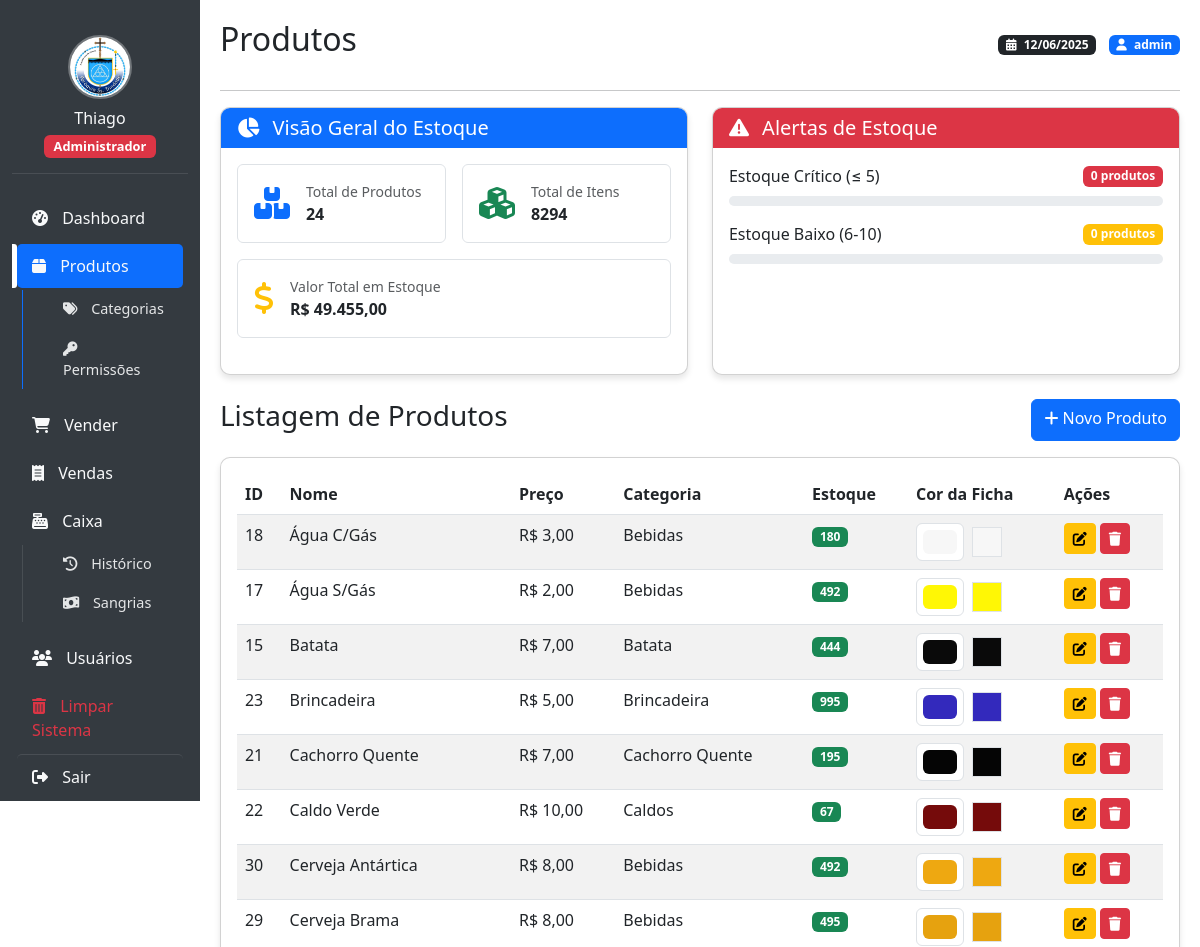
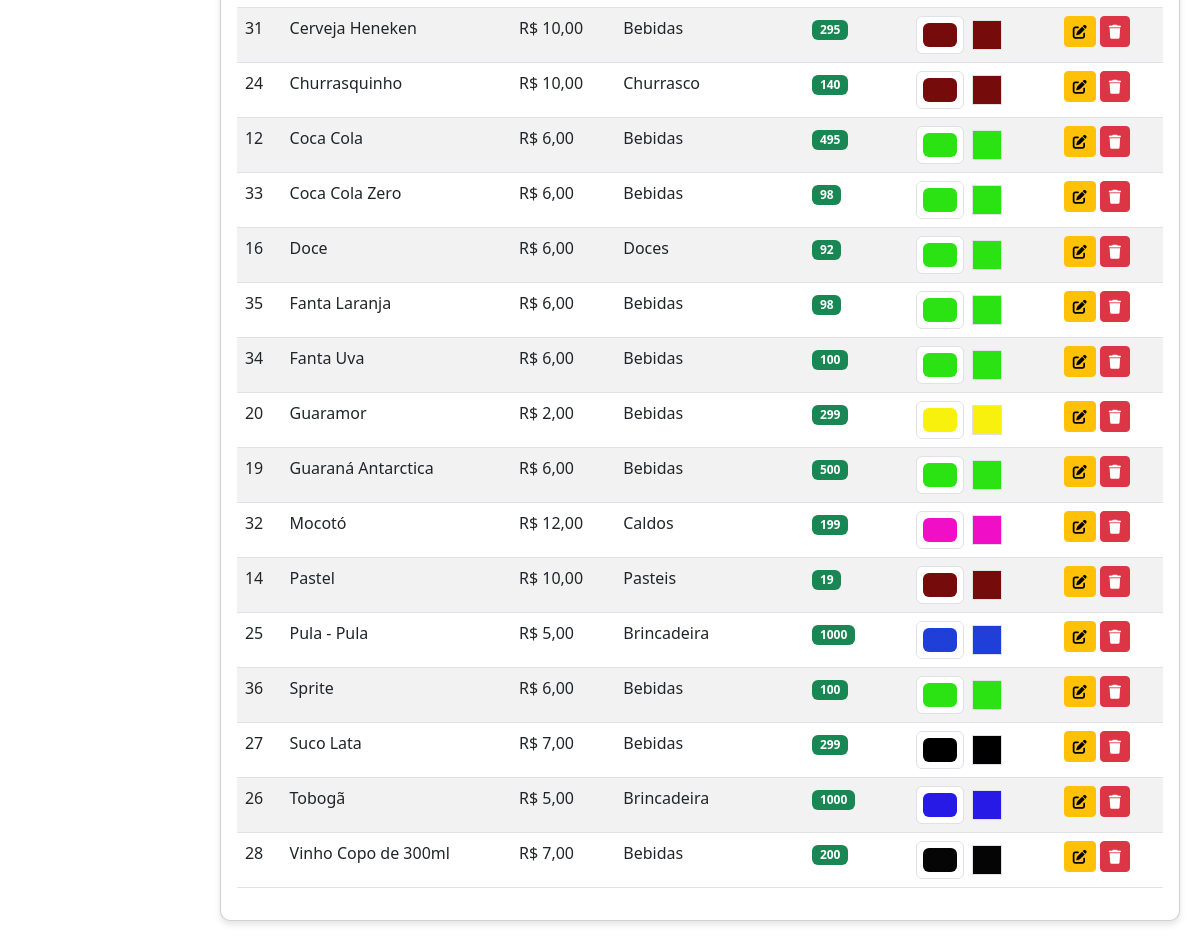
Before: /produtos.php (signed in) with the older database file (2 pictures, top to bottom).
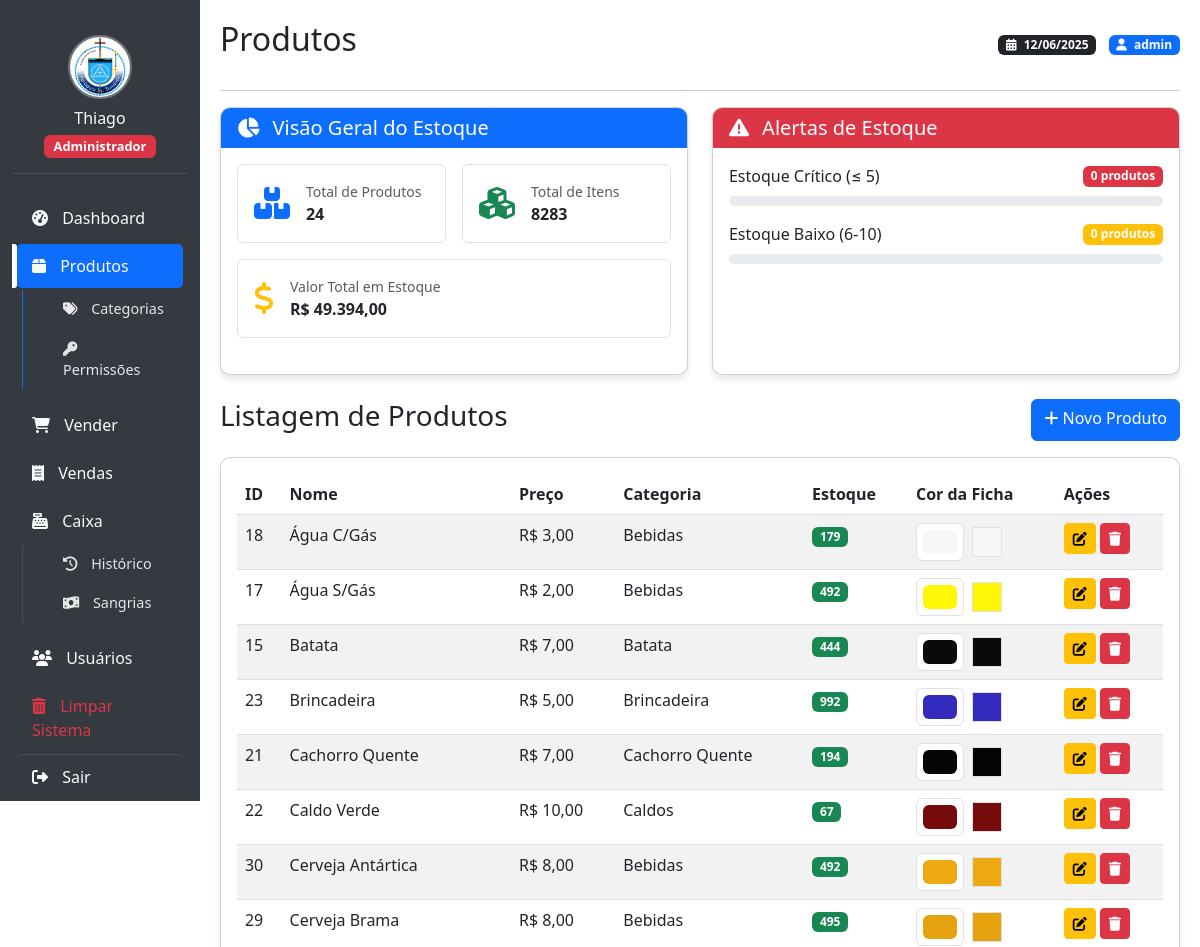
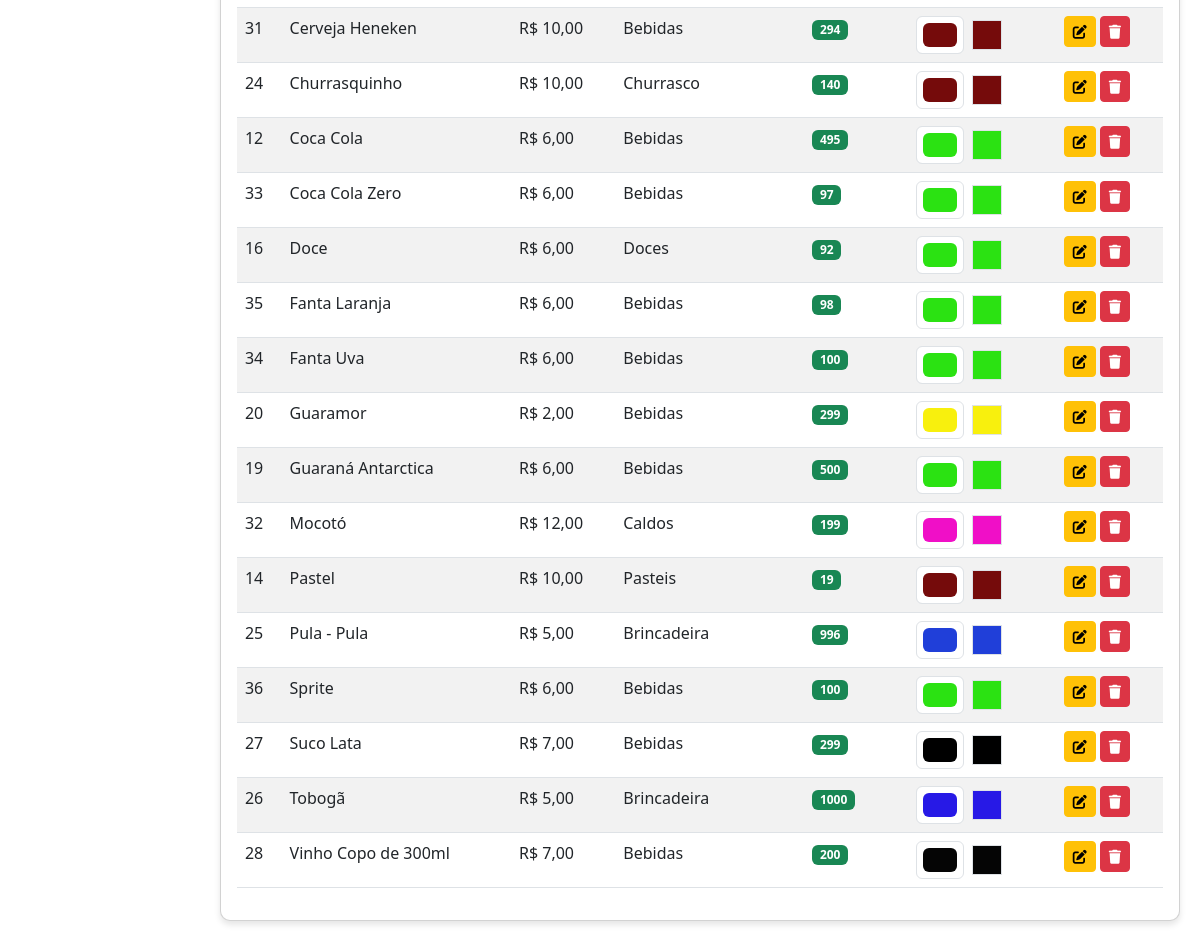
After: the same page with the newer database file (2 pictures, top to bottom).
### tables this page shows
CREATE TABLE IF NOT EXISTS `produtos` (
  `id` int(11) NOT NULL AUTO_INCREMENT,
  `nome` varchar(100) DEFAULT NULL,
  `preco` decimal(10,2) DEFAULT NULL,
  `quantidade_estoque` int(11) DEFAULT NULL,
  `categoria_id` int(11) DEFAULT NULL,
  `cor` varchar(7) DEFAULT '#eeeeee',
  PRIMARY KEY (`id`),
  KEY `fk_produto_categoria` (`categoria_id`),
  CONSTRAINT `fk_produto_categoria` FOREIGN KEY (`categoria_id`) REFERENCES `categorias` (`id`) ON DELETE SET NULL
);

CREATE TABLE IF NOT EXISTS `categorias` (
  `id` int(11) NOT NULL AUTO_INCREMENT,
  `nome` varchar(50) NOT NULL,
  PRIMARY KEY (`id`),
  UNIQUE KEY `nome` (`nome`)
);

### produtos.php (the view, shortened to what this page needs)
<?php
require_once 'db.php';
$sql_estoque = "SELECT
    COUNT(CASE WHEN quantidade_estoque <= 5 THEN 1 END) as estoque_critico,
    COUNT(CASE WHEN quantidade_estoque > 5 AND quantidade_estoque <= 10 THEN 1 END) as estoque_baixo,
    COUNT(CASE WHEN quantidade_estoque > 10 THEN 1 END) as estoque_normal,
    COUNT(*) as total_produtos,
    SUM(quantidade_estoque) as total_itens,
    SUM(quantidade_estoque * preco) as valor_total_estoque
FROM produtos";
$result_estoque = mysqli_query($conn, $sql_estoque);
$estoque = mysqli_fetch_assoc($result_estoque);
$sql = "SELECT p.*, c.nome as categoria_nome
        FROM produtos p
        LEFT JOIN categorias c ON p.categoria_id = c.id
        ORDER BY p.nome";
$result = mysqli_query($conn, $sql);
include 'header.php';
?>
<div class="row g-4 mb-4">
    <div class="col-md-6">
        <div class="card h-100">
            <div class="card-header bg-primary text-white">
                <h5 class="card-title mb-0">
                    <i class="fas fa-chart-pie me-2"></i>
                    Visão Geral do Estoque
                </h5>
            </div>
            <div class="card-body">
                <div class="row g-3">
                    <div class="col-sm-6">
                        <div class="border rounded p-3">
                            <div class="d-flex align-items-center">
                                <div class="flex-shrink-0">
                                    <i class="fas fa-boxes fa-2x text-primary"></i>
                                </div>
                                <div class="flex-grow-1 ms-3">
                                    <div class="small text-muted">Total de Produtos</div>
                                    <div class="fw-bold"><?php echo $estoque['total_produtos']; ?></div>
                                </div>
                            </div>
                        </div>
                    </div>
                    <div class="col-sm-6">
                        <div class="border rounded p-3">
                            <div class="d-flex align-items-center">
                                <div class="flex-shrink-0">
                                    <i class="fas fa-cubes fa-2x text-success"></i>
                                </div>
                                <div class="flex-grow-1 ms-3">
                                    <div class="small text-muted">Total de Itens</div>
                                    <div class="fw-bold"><?php echo $estoque['total_itens']; ?></div>
                                </div>
                            </div>
                        </div>
                    </div>
                    <div class="col-sm-12">
                        <div class="border rounded p-3">
                            <div class="d-flex align-items-center">
                                <div class="flex-shrink-0">
                                    <i class="fas fa-dollar-sign fa-2x text-warning"></i>
                                </div>
                                <div class="flex-grow-1 ms-3">
                                    <div class="small text-muted">Valor Total em Estoque</div>
                                    <div class="fw-bold">R$ <?php echo number_format($estoque['valor_total_estoque'], 2, ',', '.'); ?></div>
                                </div>
                            </div>
                        </div>
                    </div>
                </div>
            </div>
        </div>
    </div>
    <div class="col-md-6">
        <div class="card h-100">
            <div class="card-header bg-danger text-white">
                <h5 class="card-title mb-0">
                    <i class="fas fa-exclamation-triangle me-2"></i>
                    Alertas de Estoque
                </h5>
            </div>
            <div class="card-body">
                <div class="mb-3">
                    <div class="d-flex justify-content-between align-items-center mb-2">
                        <span>Estoque Crítico (≤ 5)</span>
                        <span class="badge bg-danger"><?php echo $estoque['estoque_critico']; ?> produtos</span>
                    </div>
                    <div class="progress" style="height: 10px;">
                    </div>
                </div>
                <div class="mb-3">
                    <div class="d-flex justify-content-between align-items-center mb-2">
                        <span>Estoque Baixo (6-10)</span>
                        <span class="badge bg-warning"><?php echo $estoque['estoque_baixo']; ?> produtos</span>
                    </div>
                    <div class="progress" style="height: 10px;">
                    </div>
                </div>
            </div>
        </div>
    </div>
</div>
<div class="d-flex justify-content-between mb-3">
    <h3>Listagem de Produtos</h3>
    <a href="adicionar_produto.php" class="btn btn-primary">
        <i class="fas fa-plus"></i> Novo Produto
    </a>
</div>
<div class="card">
    <div class="card-body">
        <div class="table-responsive">
            <table class="table table-striped table-hover">
                <thead>
                    <tr>
                        <th>ID</th>
                        <th>Nome</th>
                        <th>Preço</th>
                        <th>Categoria</th>
                        <th>Estoque</th>
                        <th>Cor da Ficha</th>
                        <th>Ações</th>
                    </tr>
                </thead>
                <tbody>
                    <?php if (mysqli_num_rows($result) > 0): ?>
                        <?php while($row = mysqli_fetch_assoc($result)): ?>
                            <tr>
                                <td><?php echo $row['id']; ?></td>
                                <td><?php echo $row['nome']; ?></td>
                                <td>R$ <?php echo number_format($row['preco'], 2, ',', '.'); ?></td>
                                <td><?php echo $row['categoria_nome'] ?? 'Sem categoria'; ?></td>
                                <td>
                                    <?php if ($row['quantidade_estoque'] <= 5): ?>
                                        <span class="badge bg-danger"><?php echo $row['quantidade_estoque']; ?></span>
                                    <?php elseif ($row['quantidade_estoque'] <= 10): ?>
                                        <span class="badge bg-warning"><?php echo $row['quantidade_estoque']; ?></span>
                                    <?php else: ?>
                                        <span class="badge bg-success"><?php echo $row['quantidade_estoque']; ?></span>
                                    <?php endif; ?>
                                </td>
                                <td>
                                    <div class="d-flex align-items-center">
                                        <input type="color"
                                               class="form-control form-control-color me-2 color-picker"
                                               value="<?php echo $row['cor'] ?? '#FFFFFF'; ?>"
                                               data-produto-id="<?php echo $row['id']; ?>"
                                               title="Escolha a cor da ficha">
                                        <div class="color-preview"
                                             style="width: 30px; height: 30px; border: 1px solid #dee2e6; background-color: <?php echo $row['cor'] ?? '#FFFFFF'; ?>">
                                        </div>
                                    </div>
                                </td>
                                <td>
                                    <a href="editar_produto.php?id=<?php echo $row['id']; ?>" class="btn btn-sm btn-warning">
                                        <i class="fas fa-edit"></i>
                                    </a>
                                    <a href="excluir_produto.php?id=<?php echo $row['id']; ?>" class="btn btn-sm btn-danger"
                                       onclick="return confirm('Tem certeza que deseja excluir este produto?')">
                                        <i class="fas fa-trash"></i>
                                    </a>
                                </td>
                            </tr>
                        <?php endwhile; ?>
                    <?php else: ?>
                        <tr>
                            <td colspan="7" class="text-center">Nenhum produto cadastrado</td>
                        </tr>
                    <?php endif; ?>
                </tbody>
            </table>
        </div>
    </div>
</div>
<?php include 'footer.php'; ?>

### header.php (shortened to what this page needs)
<!DOCTYPE html>
<html lang="pt-br">
<head>
    <link href="https://cdn.jsdelivr.net/npm/bootstrap@5.3.0/dist/css/bootstrap.min.css" rel="stylesheet">
    <link rel="stylesheet" href="https://cdnjs.cloudflare.com/ajax/libs/font-awesome/6.4.0/css/all.min.css">
</head>
<body class="<?php echo isset($_SESSION['custom_body_class']) ? $_SESSION['custom_body_class'] : ''; ?>">
    <div class="container-fluid">
        <div class="row">
            <div class="col-md-2 sidebar d-flex flex-column">
                <div class="user-info">
                    <img src="logo.jpeg" alt="Logo" class="img-fluid" style="width: 64px; height: 64px; object-fit: cover;">
                    <h5><?php echo $_SESSION['usuario_nome']; ?></h5>
                    <?php if ($_SESSION['nivel'] === 'administrador'): ?>
                        <span class="badge bg-danger">Administrador</span>
                    <?php else: ?>
                        <span class="badge bg-success">Caixa <?php echo $_SESSION['caixa_numero']; ?></span>
                    <?php endif; ?>
                </div>
                <?php if ($_SESSION['nivel'] === 'administrador'): ?>
                    <a href="index.php" class="<?php echo basename($_SERVER['PHP_SELF']) == 'index.php' ? 'active' : ''; ?> menu-item">
                        <i class="fas fa-tachometer-alt"></i> Dashboard
                    </a>
                    <div class="menu-group">
                        <a href="produtos.php" class="<?php echo in_array(basename($_SERVER['PHP_SELF']), ['produtos.php', 'adicionar_produto.php', 'editar_produto.php', 'categorias.php', 'editar_categoria.php']) ? 'active' : ''; ?> menu-item">
                            <i class="fas fa-box"></i> Produtos
                        </a>
                        <div class="submenu" style="padding-left: 20px;">
                            <a href="produtos/categorias.php" class="<?php echo basename($_SERVER['PHP_SELF']) == 'categorias.php' ? 'active' : ''; ?> menu-item">
                                <i class="fas fa-tags"></i> Categorias
                            </a>
                            <a href="produtos/gerenciar_permissoes.php" class="<?php echo basename($_SERVER['PHP_SELF']) == 'gerenciar_permissoes.php' ? 'active' : ''; ?> menu-item">
                                <i class="fas fa-key"></i> Permissões
                            </a>
                        </div>
                    </div>
                    <a href="vender.php" class="<?php echo basename($_SERVER['PHP_SELF']) == 'vender.php' ? 'active' : ''; ?> menu-item">
                        <i class="fas fa-shopping-cart"></i> Vender
                    </a>
                    <a href="lista_vendas.php" class="<?php echo basename($_SERVER['PHP_SELF']) == 'lista_vendas.php' || basename($_SERVER['PHP_SELF']) == 'detalhes_venda.php' ? 'active' : ''; ?> menu-item">
                        <i class="fas fa-receipt"></i> Vendas
                    </a>
                    <div class="menu-group">
                        <a href="controle_caixa.php" class="<?php echo in_array(basename($_SERVER['PHP_SELF']), ['controle_caixa.php', 'gestao_caixas.php']) ? 'active' : ''; ?> menu-item">
                            <i class="fas fa-cash-register"></i> Caixa
                        </a>
                        <div class="submenu" style="padding-left: 20px;">
                            <a href="gestao_caixas.php" class="<?php echo basename($_SERVER['PHP_SELF']) == 'gestao_caixas.php' ? 'active' : ''; ?> menu-item">
                                <i class="fas fa-history"></i> Histórico
                            </a>
                            <a href="sangrias.php" class="<?php echo basename($_SERVER['PHP_SELF']) == 'sangrias.php' ? 'active' : ''; ?> menu-item">
                                <i class="fas fa-money-bill-wave"></i> Sangrias
                            </a>
                        </div>
                    </div>
                    <a href="usuarios.php" class="<?php echo basename($_SERVER['PHP_SELF']) == 'usuarios.php' || basename($_SERVER['PHP_SELF']) == 'adicionar_usuario.php' || basename($_SERVER['PHP_SELF']) == 'editar_usuario.php' ? 'active' : ''; ?> menu-item">
                        <i class="fas fa-users"></i> Usuários
                    </a>
                    <a href="limpar_sistema.php" class="<?php echo basename($_SERVER['PHP_SELF']) == 'limpar_sistema.php' ? 'active' : ''; ?> menu-item text-danger">
                        <i class="fas fa-trash-alt"></i> Limpar Sistema
                    </a>
                <?php endif; ?>
                <a href="logout.php" class="mt-auto logout-btn menu-item">
                    <i class="fas fa-sign-out-alt"></i> Sair
                </a>
            </div>
            <div class="col-md-10 content">
                <div class="d-none d-md-flex justify-content-between align-items-center mb-4">
                    <h2><?php echo ucfirst(str_replace(['.php', '_'], ['', ' '], basename($_SERVER['PHP_SELF']))); ?></h2>
                    <div>
                        <span class="badge bg-dark">
                            <i class="fas fa-calendar-alt me-1"></i> <?php echo date('d/m/Y'); ?>
                        </span>
                        <span class="badge bg-primary ms-2">
                            <i class="fas fa-user me-1"></i> <?php echo $_SESSION['usuario']; ?>
                        </span>
                    </div>
                </div>
                <hr>

### footer.php (shortened to what this page needs)
            </div>
        </div>
    </div>
</body>
</html>

### header.php (style rules this page uses)
:root { --primary-color: #0d6efd; --secondary-color: #343a40; --accent-color: #198754; }
body { touch-action: manipulation; -webkit-overflow-scrolling: touch; }
.sidebar { min-height: 100vh; background-color: var(--secondary-color); padding-top: 20px; transition: all 0.3s ease; position: fixed; width: 16.66%; z-index: 1030; overflow-y: auto; }
.sidebar a { color: #f8f9fa; padding: 10px 15px; display: block; text-decoration: none; border-radius: 5px; margin: 2px 5px; transition: all 0.2s; }
.submenu { margin-left: 10px; border-left: 1px solid rgba(255,255,255,0.1); }
.submenu a { font-size: 0.9em; padding: 8px 15px; opacity: 0.9; }
.menu-group { margin-bottom: 10px; }
.menu-group > a.active + .submenu { border-left-color: var(--primary-color); }
.sidebar .active { background-color: var(--primary-color); position: relative; }
.sidebar .active::before { content: ''; position: absolute; left: -5px; top: 0; height: 100%; width: 5px; background-color: #ffffff; border-radius: 0 3px 3px 0; }
.sidebar i { margin-right: 10px; }
.content { padding: 20px; margin-left: 16.66%; transition: all 0.3s ease; }
.card { margin-bottom: 20px; border-radius: 10px; box-shadow: 0 4px 6px rgba(0,0,0,0.1); overflow: hidden; }
.card-header { background-color: rgba(0,0,0,0.03); font-weight: 500; }
.user-info { color: #f8f9fa; padding: 15px; margin-bottom: 20px; border-bottom: 1px solid rgba(255,255,255,0.1); text-align: center; }
.user-info img { width: 64px; height: 64px; border-radius: 50%; margin-bottom: 10px; border: 2px solid rgba(255,255,255,0.3); }
.user-info h5 { margin-bottom: 5px; font-size: 1rem; }
.user-info .badge { font-size: 0.8rem; padding: 5px 10px; }
.logout-btn { margin-top: auto; border-top: 1px solid rgba(255,255,255,0.1); }
.card-header { border: none; background: #fff; }

Changed rows visible on the page:
changed produtos "Água C/Gás": quantidade_estoque "180" → "179"
changed produtos "#3329bc": quantidade_estoque "995" → "992"
changed produtos "Cachorro Quente": quantidade_estoque "195" → "194"
changed produtos "Cerveja Heneken": quantidade_estoque "295" → "294"
changed produtos "Coca Cola Zero": quantidade_estoque "98" → "97"
changed produtos "Pula - Pula": quantidade_estoque "1000" → "996"
Other visible differences:
$estoque['total_itens']: "8294" → "8283"
$estoque['valor_total_estoque']: "49.455,00" → "49.394,00"
